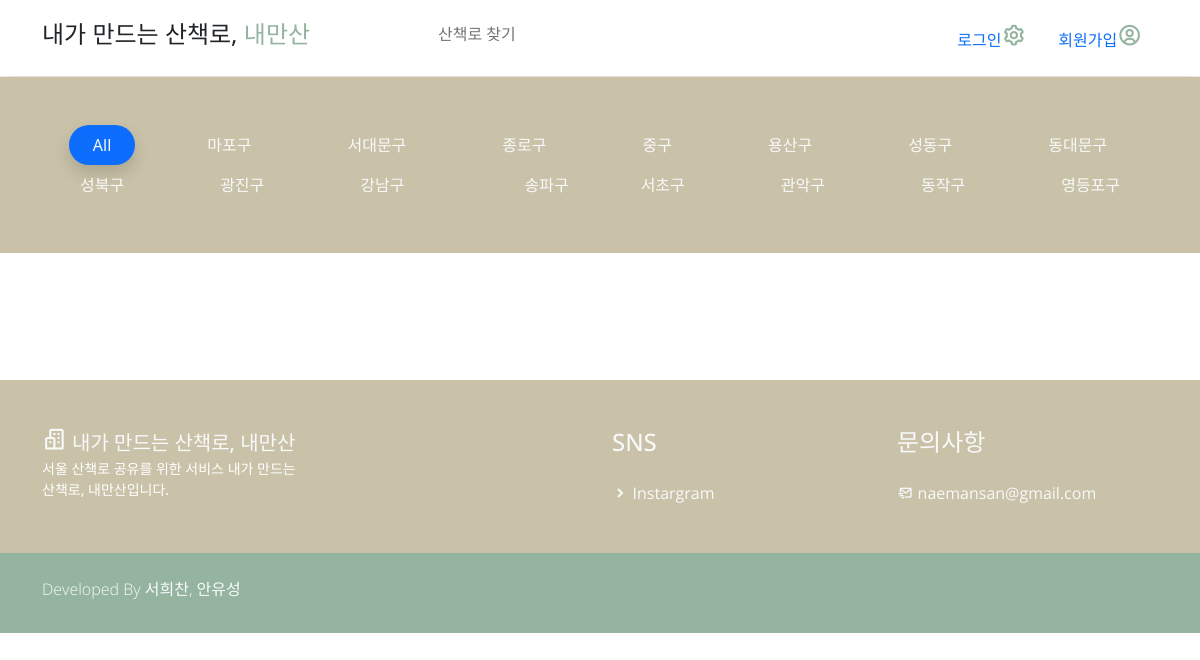
Before: /study/ with the older database file.
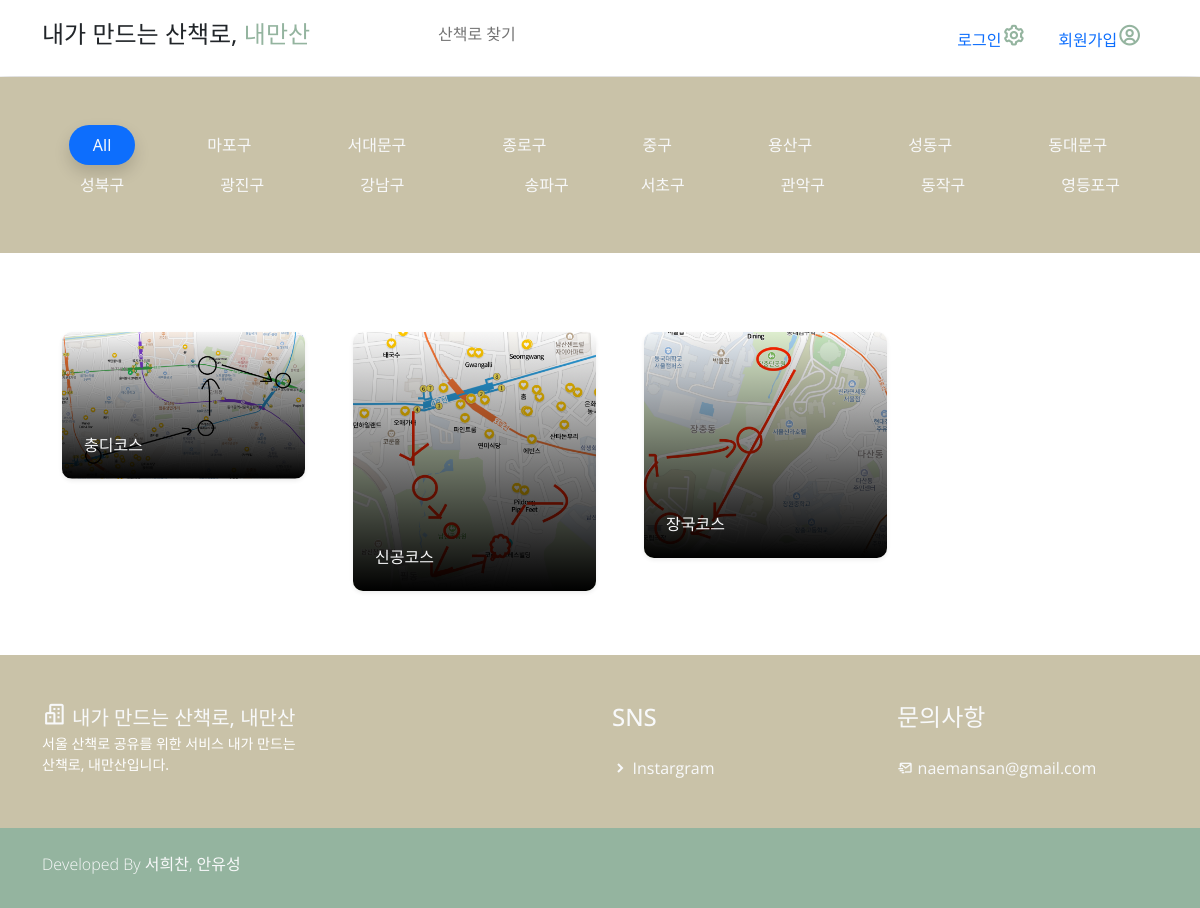
After: the same page with the newer database file.
### study/models.py (models this page shows, shortened)
class study(models.Model):
    writer = models.ForeignKey(
        User, on_delete=models.CASCADE)  # 작성자, User 모델 사용
    name = models.CharField(max_length=50)  # 스터디명
    intro = models.CharField(max_length=100)  # 스터디 한줄 소개
    body = models.TextField()  # 스터디 정보
    phnum = models.CharField(max_length=13)  # 대표자 연락처
    difficulty = models.IntegerField(default=0)
    image = models.FileField(
        upload_to="image/", null=True
    )  # 스터디 관련 이미지(있으면 글 썸네일, 없으면 메인 로고가 글 썸네일)
    like_user_set = models.ManyToManyField(User, blank=True, related_name='likes_user_set',through='Like')

### study/views.py (the view)
# urls.py: path("", studylist, name="studylist"),  # 스터디 목록 페이지
def studylist(request):
    posts = study.objects.all()
    return render(request, "study/studylist.html", {"posts": posts})

### study/templates/study/studylist.html (shortened to what this page needs)
{% extends 'base.html' %}
{% load static %}
{% block content %}
<section class="service-wrapper py-3" style="transform: translateY(-15px);">
    <div class="service-tag py-5" style="background-color: #c9c2a8;">
        <div class="col-md-12">
            <ul class="nav d-flex justify-content-center">
                <li class="nav-item mx-lg-4"  >
                    <a class="filter-btn nav-link btn-outline-primary active shadow rounded-pill text-light px-4 light-500 hoverGreen" href="#" data-filter=".project" style=" font-weight: 500;">All</a>
                </li>
                <li class="nav-item mx-lg-4">
                    <a class="filter-btn nav-link btn-outline-primary rounded-pill text-light px-4 light-500 hoverGreen"style=" font-weight: 500;" href="#" data-filter=".마포구">마포구</a>
                </li>
                <li class="filter-btn nav-item mx-lg-4">
                    <a class="filter-btn nav-link btn-outline-primary rounded-pill text-light px-4 light-500 hoverGreen" style=" font-weight: 500;"href="#" data-filter=".서대문구">서대문구</a>
                </li>
                <li class="nav-item mx-lg-4">
                    <a class="filter-btn nav-link btn-outline-primary rounded-pill text-light px-4 light-500 hoverGreen" style=" font-weight: 500;"href="#" data-filter=".종로구">종로구</a>
                </li>
                <li class="nav-item mx-lg-4">
                    <a class="filter-btn nav-link btn-outline-primary rounded-pill text-light px-4 light-500 hoverGreen" style=" font-weight: 500;"href="#" data-filter=".중구">중구</a>
                </li>
                <li class="nav-item mx-lg-4">
                    <a class="filter-btn nav-link btn-outline-primary rounded-pill text-light px-4 light-500 hoverGreen"style=" font-weight: 500;" href="#" data-filter=".용산구">용산구</a>
                </li>
                <li class="filter-btn nav-item mx-lg-4">
                    <a class="filter-btn nav-link btn-outline-primary rounded-pill text-light px-4 light-500 hoverGreen" style=" font-weight: 500;"href="#" data-filter=".성동구">성동구</a>
                </li>
                <li class="nav-item mx-lg-4">
                    <a class="filter-btn nav-link btn-outline-primary rounded-pill text-light px-4 light-500 hoverGreen" style=" font-weight: 500;"href="#" data-filter=".동대문구">동대문구</a>
                </li>
                <li class="nav-item mx-lg-4">
                    <a class="filter-btn nav-link btn-outline-primary rounded-pill text-light px-4 light-500 hoverGreen" style=" font-weight: 500;"href="#" data-filter=".성북구">성북구</a>
                </li>
                <li class="nav-item mx-lg-4">
                    <a class="filter-btn nav-link btn-outline-primary rounded-pill text-light px-4 light-500 hoverGreen"style=" font-weight: 500;" href="#" data-filter=".광진구">광진구</a>
                </li>
                <li class="filter-btn nav-item mx-lg-4">
                    <a class="filter-btn nav-link btn-outline-primary rounded-pill text-light px-4 light-500 hoverGreen" style=" font-weight: 500;"href="#" data-filter=".강남구">강남구</a>
                </li>
                <a class="filter-btn nav-link btn-outline-primary rounded-pill text-light px-4 light-500 hoverGreen" style=" font-weight: 500;"href="#" data-filter=".송파구">송파구</a>
                <li class="nav-item mx-lg-4">
                    <a class="filter-btn nav-link btn-outline-primary rounded-pill text-light px-4 light-500 hoverGreen" style=" font-weight: 500;"href="#" data-filter=".서초구">서초구</a>
                </li>
                <li class="nav-item mx-lg-4">
                    <a class="filter-btn nav-link btn-outline-primary rounded-pill text-light px-4 light-500 hoverGreen" style=" font-weight: 500;"href="#" data-filter=".관악구">관악구</a>
                </li>
                <li class="nav-item mx-lg-4">
                    <a class="filter-btn nav-link btn-outline-primary rounded-pill text-light px-4 light-500 hoverGreen" style=" font-weight: 500;"href="#" data-filter=".동작구">동작구</a>
                </li>
                <li class="nav-item mx-lg-4">
                    <a class="filter-btn nav-link btn-outline-primary rounded-pill text-light px-4 light-500 hoverGreen" style=" font-weight: 500;"href="#" data-filter=".영등포구">영등포구</a>
                </li>
            </ul>
        </div>
    </div>
</section>
<section class="container overflow-hidden py-5" style="margin-right: 10px;">
    <div class="row gx-5 gx-sm-3 gx-lg-5 gy-lg-5 gy-3 pb-3 projects">
            {%for study in posts%}
            <div class="col-xl-3 col-md-4 col-sm-6 project ui graphic">
                <a href="{%url 'study:detail' study.id%}" class="service-work card border-0 text-white shadow-sm overflow-hidden mx-5 m-sm-0">
                  <img class="card-img" src="{{study.image.url}}" alt="Card image">
                    <div class="service-work-vertical pics card-img-overlay d-flex align-items-end">
                        <div class="service-work-content text-left text-light">
                            <p class="card-text" style="margin: 6px;">{{study.name}}</p>
                        </div>
                    </div>
                </a>
            </div>
            {%endfor%}
    </div>
</section>
{% endblock %}

### naemansan/templates/base.html (shortened to what this page needs)
<!DOCTYPE html>
{% load static %}
<html lang="en">
<head>
    <link href="{% static 'css/bootstrap.min.css' %}" rel="stylesheet">
    <link href="{% static 'css/boxicon.min.css' %}" rel="stylesheet">
    <link rel="stylesheet" href="{% static 'css/templatemo.css' %}">
    <link rel="stylesheet" href="{% static 'css/custom.css' %}">
    <link href="https://cdnjs.cloudflare.com/ajax/libs/font-awesome/5.13.0/css/all.min.css" rel="stylesheet">
    <link href="https://cdn.jsdelivr.net/npm/bootstrap@5.1.2/dist/css/bootstrap.min.css" rel="stylesheet">
</head>
<body>
    {% include 'shared/navbar.html' %}
    {% block content %}
    {% endblock %}
    {% include 'shared/footer.html' %}
</body>
</html>

### naemansan/templates/shared/navbar.html (shortened to what this page needs)
<nav id="main_nav" class="navbar navbar-expand-lg navbar-light bg-white shadow">
    <div class="container d-flex justify-content-between align-items-center">
        <a class="navbar-brand h1" href="{% url 'main:showmain' %}">
            <span class="text-dark h4">내가 만드는 산책로, </span> <span class="h4" style="color: #94B49F;">내만산</span>
        </a>
        <div class="align-self-center collapse navbar-collapse flex-fill  d-lg-flex justify-content-lg-between" id="navbar-toggler-success">
            <div class="flex-fill mx-xl-5 mb-2">
                <ul class="nav navbar-nav d-flex justify-content-between mx-xl-5 text-center text-dark">
                    <li class="nav-item">
                        <a class="nav-link btn-outline-primary rounded-pill px-3 greenHover" href="{% url 'study:studylist' %}">산책로 찾기</a>
                    </li>
                </ul>
            </div>
            <div class="navbar align-self-center d-flex">
                {% if user.is_authenticated %}
                <a class="nav-link" style="color: #94B49F;" href="{% url 'account_logout' %}">로그아웃<i  class='bx bx-cog bx-sm ' style="color: #94B49F;"></i></a>
                {% else %}
                <a class="nav-link" href="{% url 'account_login' %}">로그인<i  class='bx bx-cog bx-sm ' style="color: #94B49F;"></i></a>
                <a class="nav-link" href="{% url 'account_signup' %}">회원가입<i  class='bx bx-user-circle bx-sm ' style="color: #94B49F;"></i></a>
                {% endif %}
            </div>
        </div>
    </div>
</nav>

### naemansan/templates/shared/footer.html (shortened to what this page needs)
<footer class=" pt-4" style="background-color: #c9c2a8;">
    <div class="container">
        <div class="row py-4">
            <div class="col-lg-3 col-12 align-left">
                <a class="navbar-brand" href="{% url 'main:showmain' %}">
                    <i class='bx bx-buildings bx-sm text-light'></i>
                    <span class="text-light h5">내가 만드는 산책로, 내만산</span>
                </a>
                <p style="color: white; font-size: 14px; font-weight: 300;">서울 산책로 공유를 위한 서비스 내가 만드는 산책로, 내만산입니다.</p>
            </div>
            <div class="col-lg-3 col-md-4 my-sm-0 mt-4">
                <h3 class="h4 pb-lg-3 text-light light-300"></h2>
            </div>
            <div class="col-lg-3 col-md-4 my-sm-0 mt-4">
                <h2 class="h4 pb-lg-3 text-light light-300">SNS</h2>
                <ul class="list-unstyled text-light light-300">
                    <li class="pb-2">
                        <i class='bx-fw bx bxs-chevron-right bx-xs'></i><a class="text-decoration-none text-light py-1" href="#">Instargram</a>
                    </li>
                </ul>
            </div>
            <div class="col-lg-3 col-md-4 my-sm-0 mt-4">
                <h2 class="h4 pb-lg-3 text-light light-300">문의사항</h2>
                <ul class="list-unstyled text-light light-300">
                    <li class="pb-2">
                        <i class='bx-fw bx bx-mail-send bx-xs'></i><a class="text-decoration-none text-light py-1" href="mailto:info@company.com">naemansan@gmail.com</a>
                    </li>
                </ul>
            </div>
        </div>
    </div>
    <div class="w-100 py-3" style="background-color: #94B49F;">
        <div class="container">
            <div class="row pt-2">
                <div class="col-lg-6 col-sm-12">
                    <p class="text-lg-start text-center text-light light-300">
                        Developed By 서희찬, 안유성
                    </p>
                </div>
            </div>
        </div>
    </div>
</footer>

### naemansan/static/css/templatemo.css (style rules this page uses)
html { font-family: 'Open Sans', sans-serif; }
p, a { font-weight: 400; }
.light-300 { font-family: 'Open Sans', sans-serif !important; font-weight: 300; }
.service-work.card { border-radius: 10px !important; cursor: pointer; }
.service-work .service-work-vertical { background: rgb(0,0,0); background: linear-gradient(0deg, rgba(0,0,0,1) 0%, rgba(0,0,0,0) 33.33%, rgba(255,255,255,1) 66.66%, rgba(255,255,255,0) 99.99%); background-size: 300% 300%; background-position: 0% 100%; transition: .5s; }

Changed rows visible on the page:
added study: image (picture), name "충디코스"
added study: image (picture), name "신공코스"
added study: image (picture), name "장국코스"
